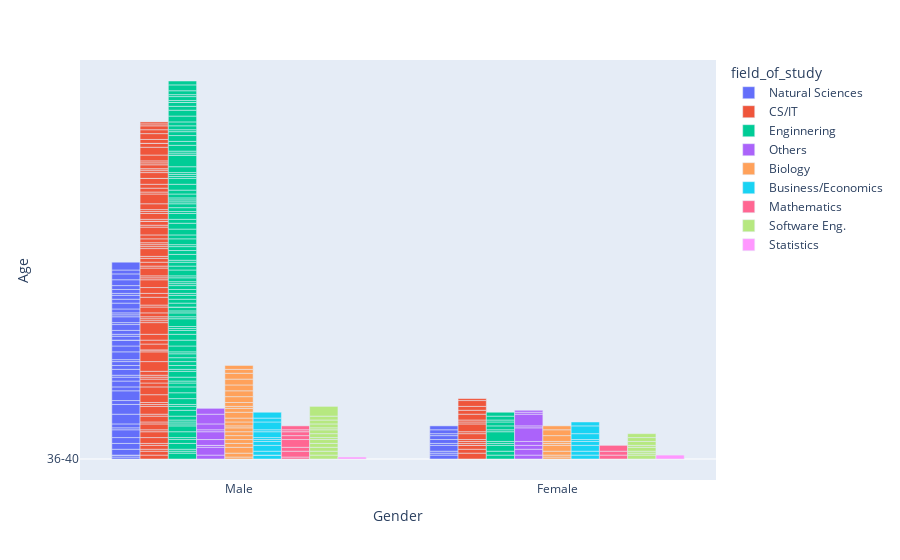

Here is the notebook cell this chart was saved with:
### Markdown cell above
### Attractive Plots with plotly

### Code cell
import plotly.express as px
df = chilaclas
fig = px.bar(df, x = "Gender", y = "Age", color = "field_of_study", barmode = "group")
fig.show()

### Figure 1 — Plotly figure (JSON) as saved in the notebook; plotly's stock layout.template omitted (floating-point values rounded to 4 significant figures)
{"data": [{"alignmentgroup": "True", "hovertemplate": "field_of_study=Natural Sciences<br>Gender=%{x}<br>Age=%{y}<extra></extra>", "legendgroup": "Natural Sciences", "marker": {"color": "#636efa", "pattern": {"shape": ""}}, "name": "Natural Sciences", "offsetgroup": "Natural Sciences", "orientation": "v", "showlegend": true, "textposition": "auto", "type": "bar", "x": ["Male", "Male", "Male", "Female", "Male", "Male", "Male", "Male", "Male", "Male", "Female", "Male", "Male", "Male", "Male", "Male", "Male", "Male", "Female", "Male", "Male", "Male", "Male", "Male", "Male", "Male", "Male", "Female", "Female", "Male", "Male", "Male", "Male", "Male", "Female", "Male", "Male", "Male", "Male", "Female", "Male", "Female", "Male", "Male", "Female", "Female", "Male", "Male", "Male", "Male", "Male", "Male", "Male", "Male", "Male"], "xaxis": "x", "y": ["36-40", "21-25", "21-25", "26-30", "36-40", "31-35", "31-35", "31-35", "16-20", "21-25", "21-25", "26-30", "41-45", "41-45", "26-30", "41-45", "26-30", "31-35", "21-25", "26-30", "21-25", "31-35", "26-30", "26-30", "21-25", "16-20", "31-35", "31-35", "21-25", "31-35", "36-40", "26-30", "21-25", "26-30", "26-30", "31-35", "21-25", "31-35", "21-25", "26-30", "21-25", "21-25", "26-30", "31-35", "26-30", "26-30", "26-30", "26-30", "21-25", "26-30", "26-30", "31-35", "31-35", "26-30", "16-20"], "yaxis": "y"}, {"alignmentgroup": "True", "hovertemplate": "field_of_study=CS/IT<br>Gender=%{x}<br>Age=%{y}<extra></extra>", "legendgroup": "CS/IT", "marker": {"color": "#EF553B", "pattern": {"shape": ""}}, "name": "CS/IT", "offsetgroup": "CS/IT", "orientation": "v", "showlegend": true, "textposition": "auto", "type": "bar", "x": ["Male", "Female", "Male", "Male", "Male", "Male", "Male", "Male", "Male", "Male", "Male", "Female", "Male", "Male", "Female", "Male", "Male", "Female", "Male", "Male", "Male", "Male", "Male", "Male", "Male", "Male", "Male", "Male", "Male", "Male", "Male", "Male", "Male", "Male", "Male", "Male", "Male", "Male", "Male", "Male", "Male", "Male", "Male", "Female", "Male", "Male", "Male", "Male", "Male", "Male", "Male", "Male", "Male", "Male", "Female", "Male", "Male", "Male", "Male", "Male", "Female", "Male", "Male", "Female", "Male", "Male", "Female", "Male", "Male", "Female", "Male", "Female", "Female", "Male", "Male", "Male", "Male", "Male", "Female", "Male", "Female", "Female", "Male", "Male", "Female", "Male", "Male", "Male", "Male", "Male", "Male", "Male", "Male", "Male", "Male", "Male", "Female", "Male", "Male", "Male", "Male", "Male"], "xaxis": "x", "y": ["26-30", "31-35", "26-30", "21-25", "26-30", "21-25", "31-35", "31-35", "21-25", "31-35", "21-25", "26-30", "31-35", "21-25", "26-30", "16-20", "21-25", "36-40", "21-25", "16-20", "16-20", "26-30", "26-30", "21-25", "21-25", "26-30", "41-45", "41-45", "21-25", "36-40", "31-35", "26-30", "31-35", "46-60", "21-25", "21-25", "21-25", "26-30", "31-35", "21-25", "16-20", "26-30", "31-35", "21-25", "16-20", "21-25", "21-25", "16-20", "21-25", "26-30", "26-30", "21-25", "16-20", "21-25", "21-25", "21-25", "21-25", "26-30", "26-30", "16-20", "21-25", "21-25", "26-30", "31-35", "36-40", "21-25", "21-25", "31-35", "21-25", "16-20", "21-25", "21-25", "21-25", "31-35", "41-45", "21-25", "26-30", "26-30", "31-35", "31-35", "26-30", "26-30", "36-40", "31-35", "31-35", "21-25", "21-25", "36-40", "26-30", "21-25", "21-25", "31-35", "16-20", "26-30", "36-40", "26-30", "21-25", "31-35", "26-30", "26-30", "21-25", "21-25"], "yaxis": "y"}, {"alignmentgroup": "True", "hovertemplate": "field_of_study=Enginnering<br>Gender=%{x}<br>Age=%{y}<extra></extra>", "legendgroup": "Enginnering", "marker": {"color": "#00cc96", "pattern": {"shape": ""}}, "name": "Enginnering", "offsetgroup": "Enginnering", "orientation": "v", "showlegend": true, "textposition": "auto", "type": "bar", "x": ["Male", "Female", "Male", "Male", "Male", "Male", "Male", "Male", "Male", "Male", "Male", "Male", "Male", "Male", "Male", "Male", "Male", "Male", "Female", "Male", "Male", "Male", "Female", "Male", "Male", "Male", "Male", "Male", "Male", "Male", "Female", "Male", "Female", "Male", "Male", "Male", "Male", "Male", "Male", "Male", "Female", "Female", "Male", "Male", "Male", "Female", "Male", "Male", "Male", "Male", "Male", "Male", "Male", "Male", "Male", "Male", "Male", "Male", "Female", "Male", "Male", "Male", "Male", "Male", "Male", "Male", "Male", "Male", "Male", "Male", "Male", "Male", "Female", "Male", "Male", "Male", "Male", "Male", "Male", "Male", "Male", "Male", "Male", "Male", "Male", "Male", "Male", "Female", "Male", "Male", "Female", "Male", "Male", "Male", "Male", "Male", "Male", "Male", "Male", "Male", "Male", "Male", "Male", "Male", "Male", "Male", "Male", "Male", "Male", "Male", "Male", "Male"], "xaxis": "x", "y": ["31-35", "26-30", "21-25", "21-25", "31-35", "26-30", "21-25", "31-35", "31-35", "21-25", "21-25", "21-25", "26-30", "31-35", "26-30", "21-25", "31-35", "31-35", "26-30", "31-35", "26-30", "21-25", "31-35", "26-30", "31-35", "21-25", "26-30", "26-30", "26-30", "26-30", "21-25", "21-25", "21-25", "31-35", "31-35", "31-35", "26-30", "21-25", "21-25", "16-20", "41-45", "21-25", "21-25", "26-30", "21-25", "26-30", "26-30", "36-40", "26-30", "26-30", "26-30", "21-25", "26-30", "26-30", "21-25", "21-25", "26-30", "21-25", "26-30", "31-35", "26-30", "26-30", "21-25", "31-35", "26-30", "26-30", "21-25", "31-35", "26-30", "31-35", "31-35", "26-30", "21-25", "31-35", "21-25", "26-30", "26-30", "21-25", "21-25", "21-25", "26-30", "26-30", "31-35", "31-35", "21-25", "21-25", "21-25", "26-30", "31-35", "46-60", "26-30", "36-40", "21-25", "21-25", "31-35", "26-30", "31-35", "26-30", "21-25", "26-30", "26-30", "31-35", "31-35", "26-30", "26-30", "36-40", "21-25", "26-30", "21-25", "26-30", "31-35", "26-30"], "yaxis": "y"}, {"alignmentgroup": "True", "hovertemplate": "field_of_study=Others<br>Gender=%{x}<br>Age=%{y}<extra></extra>", "legendgroup": "Others", "marker": {"color": "#ab63fa", "pattern": {"shape": ""}}, "name": "Others", "offsetgroup": "Others", "orientation": "v", "showlegend": true, "textposition": "auto", "type": "bar", "x": ["Male", "Female", "Male", "Male", "Female", "Male", "Male", "Female", "Male", "Female", "Male", "Male", "Male", "Female", "Female", "Female", "Female", "Male", "Male", "Male", "Female"], "xaxis": "x", "y": ["36-40", "26-30", "26-30", "16-20", "31-35", "21-25", "36-40", "26-30", "31-35", "26-30", "36-40", "16-20", "21-25", "15-30", "21-25", "46-60", "21-25", "31-35", "41-45", "31-35", "21-25"], "yaxis": "y"}, {"alignmentgroup": "True", "hovertemplate": "field_of_study=Biology<br>Gender=%{x}<br>Age=%{y}<extra></extra>", "legendgroup": "Biology", "marker": {"color": "#FFA15A", "pattern": {"shape": ""}}, "name": "Biology", "offsetgroup": "Biology", "orientation": "v", "showlegend": true, "textposition": "auto", "type": "bar", "x": ["Male", "Female", "Male", "Male", "Male", "Male", "Male", "Male", "Female", "Male", "Female", "Male", "Female", "Female", "Female", "Male", "Male", "Male", "Male", "Male", "Male", "Male", "Male", "Female", "Male", "Male", "Female", "Female", "Male", "Male", "Male"], "xaxis": "x", "y": ["21-25", "21-25", "26-30", "31-35", "26-30", "26-30", "26-30", "26-30", "21-25", "26-30", "26-30", "21-25", "31-35", "21-25", "21-25", "26-30", "26-30", "31-35", "26-30", "21-25", "26-30", "31-35", "31-35", "31-35", "31-35", "31-35", "31-35", "26-30", "31-35", "26-30", "26-30"], "yaxis": "y"}, {"alignmentgroup": "True", "hovertemplate": "field_of_study=Business/Economics<br>Gender=%{x}<br>Age=%{y}<extra></extra>", "legendgroup": "Business/Economics", "marker": {"color": "#19d3f3", "pattern": {"shape": ""}}, "name": "Business/Economics", "offsetgroup": "Business/Economics", "orientation": "v", "showlegend": true, "textposition": "auto", "type": "bar", "x": ["Male", "Male", "Male", "Female", "Male", "Male", "Male", "Female", "Male", "Male", "Male", "Female", "Female", "Female", "Male", "Female", "Female", "Female", "Male", "Male"], "xaxis": "x", "y": ["26-30", "36-40", "26-30", "26-30", "31-35", "26-30", "21-25", "26-30", "21-25", "31-35", "21-25", "31-35", "26-30", "21-25", "16-20", "31-35", "16-20", "26-30", "26-30", "31-35"], "yaxis": "y"}, {"alignmentgroup": "True", "hovertemplate": "field_of_study=Mathematics<br>Gender=%{x}<br>Age=%{y}<extra></extra>", "legendgroup": "Mathematics", "marker": {"color": "#FF6692", "pattern": {"shape": ""}}, "name": "Mathematics", "offsetgroup": "Mathematics", "orientation": "v", "showlegend": true, "textposition": "auto", "type": "bar", "x": ["Male", "Male", "Male", "Male", "Female", "Male", "Male", "Female", "Male", "Male", "Female"], "xaxis": "x", "y": ["21-25", "31-35", "26-30", "16-20", "26-30", "26-30", "26-30", "26-30", "21-25", "26-30", "31-35"], "yaxis": "y"}, {"alignmentgroup": "True", "hovertemplate": "field_of_study=Software Eng.<br>Gender=%{x}<br>Age=%{y}<extra></extra>", "legendgroup": "Software Eng.", "marker": {"color": "#B6E880", "pattern": {"shape": ""}}, "name": "Software Eng.", "offsetgroup": "Software Eng.", "orientation": "v", "showlegend": true, "textposition": "auto", "type": "bar", "x": ["Male", "Female", "Male", "Male", "Male", "Female", "Male", "Male", "Female", "Female", "Male", "Male", "Female", "Female", "Male", "Female", "Male", "Male", "Male", "Male", "Female"], "xaxis": "x", "y": ["26-30", "26-30", "26-30", "26-30", "26-30", "21-25", "26-30", "21-25", "21-25", "26-30", "26-30", "26-30", "21-25", "26-30", "21-25", "26-30", "26-30", "26-30", "26-30", "41-45", "26-30"], "yaxis": "y"}, {"alignmentgroup": "True", "hovertemplate": "field_of_study=Statistics<br>Gender=%{x}<br>Age=%{y}<extra></extra>", "legendgroup": "Statistics", "marker": {"color": "#FF97FF", "pattern": {"shape": ""}}, "name": "Statistics", "offsetgroup": "Statistics", "orientation": "v", "showlegend": true, "textposition": "auto", "type": "bar", "x": ["Male", "Female"], "xaxis": "x", "y": ["21-25", "26-30"], "yaxis": "y"}], "layout": {"barmode": "group", "legend": {"title": {"text": "field_of_study"}, "tracegroupgap": 0}, "margin": {"t": 60}, "xaxis": {"anchor": "y", "domain": [0, 1], "title": {"text": "Gender"}}, "yaxis": {"anchor": "x", "domain": [0, 1], "title": {"text": "Age"}}}}
